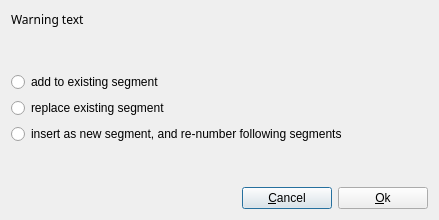
<?xml version="1.0" encoding="UTF-8"?>
<ui version="4.0">
 <class>HellingerNewSegmentError</class>
 <widget class="QDialog" name="HellingerNewSegmentError">
  <property name="geometry">
   <rect>
    <x>0</x>
    <y>0</y>
    <width>439</width>
    <height>220</height>
   </rect>
  </property>
  <property name="windowTitle">
   <string>New Segment Warning</string>
  </property>
  <layout class="QGridLayout" name="gridLayout">
   <item row="0" column="0">
    <widget class="QLabel" name="label_warning_text">
     <property name="font">
      <font>
       <family>Sans Serif</family>
       <weight>50</weight>
       <bold>false</bold>
      </font>
     </property>
     <property name="text">
      <string>Warning text</string>
     </property>
    </widget>
   </item>
   <item row="1" column="0">
    <spacer name="verticalSpacer_2">
     <property name="orientation">
      <enum>Qt::Vertical</enum>
     </property>
     <property name="sizeHint" stdset="0">
      <size>
       <width>20</width>
       <height>23</height>
      </size>
     </property>
    </spacer>
   </item>
   <item row="2" column="0" colspan="2">
    <layout class="QVBoxLayout" name="verticalLayout">
     <item>
      <widget class="QRadioButton" name="radio_add">
       <property name="text">
        <string>add to existing segment</string>
       </property>
      </widget>
     </item>
     <item>
      <widget class="QRadioButton" name="radio_replace">
       <property name="text">
        <string>replace existing segment</string>
       </property>
      </widget>
     </item>
     <item>
      <widget class="QRadioButton" name="radio_insert">
       <property name="text">
        <string>insert as new segment, and re-number following segments</string>
       </property>
      </widget>
     </item>
    </layout>
   </item>
   <item row="3" column="1">
    <spacer name="verticalSpacer">
     <property name="orientation">
      <enum>Qt::Vertical</enum>
     </property>
     <property name="sizeHint" stdset="0">
      <size>
       <width>20</width>
       <height>23</height>
      </size>
     </property>
    </spacer>
   </item>
   <item row="4" column="1">
    <layout class="QFormLayout" name="formLayout">
     <item row="0" column="0">
      <widget class="QPushButton" name="button_cancel">
       <property name="minimumSize">
        <size>
         <width>90</width>
         <height>0</height>
        </size>
       </property>
       <property name="text">
        <string>&amp;Cancel</string>
       </property>
      </widget>
     </item>
     <item row="0" column="1">
      <widget class="QPushButton" name="button_ok">
       <property name="minimumSize">
        <size>
         <width>90</width>
         <height>0</height>
        </size>
       </property>
       <property name="text">
        <string>&amp;Ok</string>
       </property>
      </widget>
     </item>
    </layout>
   </item>
   <item row="4" column="0">
    <spacer name="horizontalSpacer">
     <property name="orientation">
      <enum>Qt::Horizontal</enum>
     </property>
     <property name="sizeHint" stdset="0">
      <size>
       <width>40</width>
       <height>20</height>
      </size>
     </property>
    </spacer>
   </item>
  </layout>
 </widget>
 <resources/>
 <connections>
  <connection>
   <sender>button_cancel</sender>
   <signal>clicked()</signal>
   <receiver>HellingerNewSegmentError</receiver>
   <slot>reject()</slot>
   <hints>
    <hint type="sourcelabel">
     <x>246</x>
     <y>193</y>
    </hint>
    <hint type="destinationlabel">
     <x>191</x>
     <y>109</y>
    </hint>
   </hints>
  </connection>
  <connection>
   <sender>button_ok</sender>
   <signal>clicked()</signal>
   <receiver>HellingerNewSegmentError</receiver>
   <slot>reject()</slot>
   <hints>
    <hint type="sourcelabel">
     <x>326</x>
     <y>193</y>
    </hint>
    <hint type="destinationlabel">
     <x>191</x>
     <y>109</y>
    </hint>
   </hints>
  </connection>
 </connections>
</ui>
